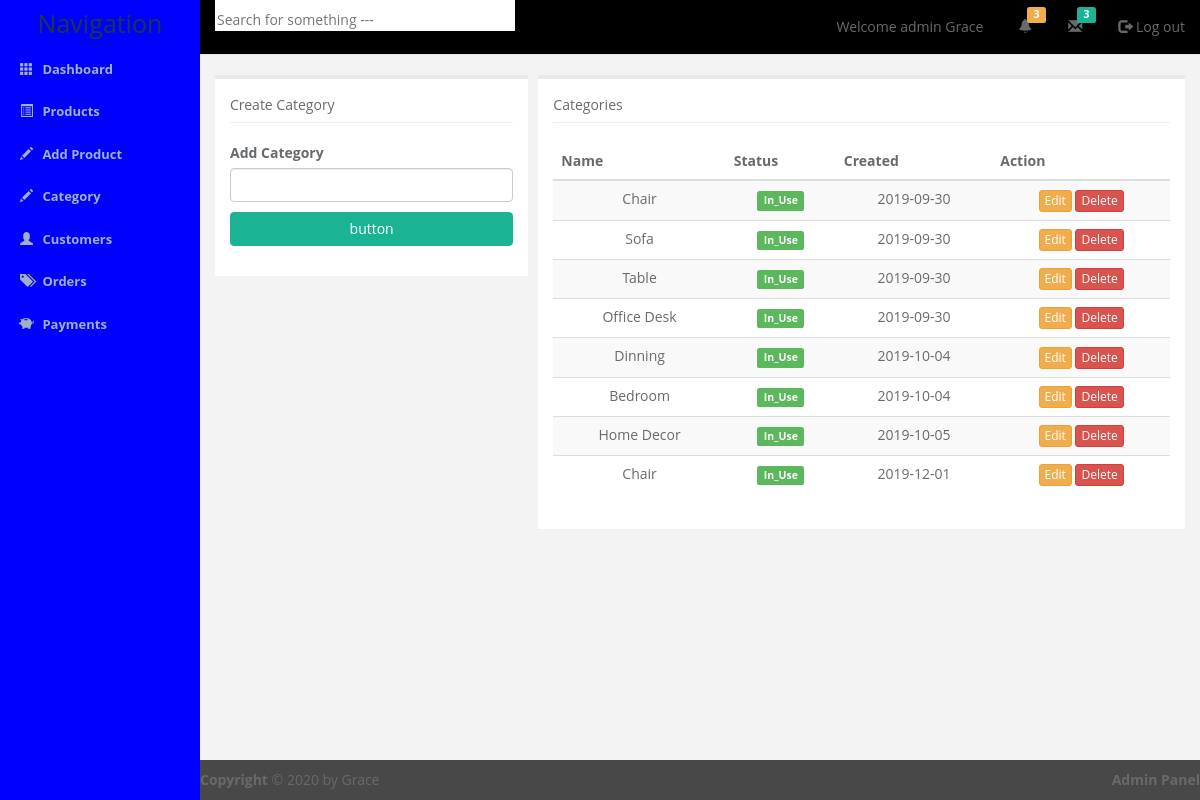
Screenshot of /admin/category.php with the database file from the repository.
### tables this page shows
CREATE TABLE `categories` (
  `cat_id` int(100) NOT NULL,
  `cat_title` text NOT NULL,
  `status` enum('In_Use','Not_In_Use') NOT NULL,
  `Date_Added` date NOT NULL
);

### admin/category.php (the view, shortened to what this page needs)
<!DOCTYPE html>
<html lang="en">
	<head>
    <link href="css/bootstrap.min.css" rel="stylesheet">
		<link href="http://netdna.bootstrapcdn.com/bootstrap/3.2.0/css/bootstrap.min.css" rel="stylesheet">
		<link href="css/custom.css" rel="stylesheet">
		<link rel="stylesheet" type="text/css" href="css/category.css">
	</head>
	<body>
		<div class="container-fluid display-table">
      <div class="row display-table-row">
        <div class="col-md-2 col-sm-1 hidden-xs display-table-cell valign-top" id="side-menu">
          <h1 class="hidden-sm hidden-xs">Navigation</h1>
          <ul>
            <li class="link ">
              <a href="">
                <span class="glyphicon glyphicon-th" aria-hidden="true"></span>
                <span class="hidden-sm hidden-xs">Dashboard</span>
              </a>
            </li>
            <li class="link">
              <a href="products.php">
                <span class="glyphicon glyphicon-list-alt" aria-hidden="true"></span>
                <span class="hidden-sm hidden-xs">Products</span>
              </a>
            </li>
            <li class="link">
              <a href="new-product.php">
                <span class="glyphicon glyphicon-pencil" aria-hidden="true"></span>
                <span class="hidden-sm hidden-xs">Add Product</span>
              </a>
            </li>
           <li class="link">
              <a href="category.php">
                <span class="glyphicon glyphicon-pencil" aria-hidden="true"></span>
                <span class="hidden-sm hidden-xs">Category</span>
              </a>
            </li>
            <li class="link">
              <a href="customers.php">
                <span class="glyphicon glyphicon-user" aria-hidden="true"></span>
                <span class="hidden-sm hidden-xs">Customers</span>
              </a>
            </li>
            <li class="link">
              <a href="orders.php">
                <span class="glyphicon glyphicon-tags" aria-hidden="true"></span>
                <span class="hidden-sm hidden-xs">Orders</span>
              </a>
            </li>
             <li class="link">
              <a href="payments.php">
                <span class="glyphicon glyphicon-piggy-bank" aria-hidden="true"></span>
                <span class="hidden-sm hidden-xs">Payments</span>
              </a>
            </li>
          </ul>
        </div>
        <div class="col-md-10 col-md-11 display-table-cell valign-top box ">
          <div class="row">
          <header id="nav-header" class="clearfix">
            <div class="col-md-5">
              <input type="text" id="header-search-field" name="" class="hidden-sm hidden-xs" placeholder="Search for something ---">
            </div>
            <div class="col-md-7">
              <ul class="pull-right">
                <li id="welcome" class=" hidden-xs">Welcome admin Grace</li>
                <li class="fixed-width">
                  <a href=""><span class="glyphicon glyphicon-bell" aria-hidden="true"></span>
                    <span class="label label-warning">  3</span></a>
                </li>
                <li class="fixed-width">
                  <a href="">
                    <span class="glyphicon glyphicon-envelope" aria-hidden="true"></span>
                    <span class="label label-message">  3</span></a>
                </li>
                <li>
                  <a href="" class="logout"><span class="glyphicon glyphicon-log-out" aria-hidden="true"></span>   Log out</a>
                </li>
              </ul>
            </div>
          </header>
        </div>
            <div class="row">
            	<div class="col-md-4 dashboard-left-cell">
            		<div class="admin-content-con">
            			<header>
            				<h5>Create Category</h5>
            			</header>
            			<form action="" method="post">
            				<div class="form-group">
            					<label>Add Category</label>
            					<p>
            						<input type="text" name="category" class="form-control">
            					</p>
            					<P>
            						<button type="submit" name="add_cat" class="btn btn-primary btn-block">button</button>
            					</P>
            				</div>
            			</form>
            		</div>
            	</div>
            	<div class="col-md-8 dashboard-right-cell">
            		<div class="admin-content-con">
            			<header>
            				<h5>Categories</h5>
            			</header>
            			<table class="table table-striped table-hover">
            				<thead>
            					<tr>
            						<th>Name</th>
            						<th>Status</th>
            						<th>Created</th>
            						<th>Action</th>
            					</tr>
            				</thead>
            				<tbody>
                      <?php
  include("config/db.php");
  $get_cat = "select * from categories";
  $run_cat = mysqli_query($con, $get_cat);
  while ($row_cat=mysqli_fetch_array($run_cat)){
    $cat_id = $row_cat['cat_id'];
    $cat_title = $row_cat['cat_title'];
    $dt=$row_cat['Date_Added'];
    $status=$row_cat['status'];
    if ($status=='In_Use') {
                     $span = 'class="label label-success"';
                  } else {
                    $span = 'class="label label-danger"';
                 }
  ?>
  <tr align="center">
    <td><?php echo $cat_title;?></td>
    <td><span <?php echo $span;?>><?php echo $status;?></span></td>
    <td><?php echo $dt;?></td>
    <td><a class="btn btn-xs btn-warning" href="editcategory.php?id=<?php echo $cat_id; ?>">Edit</a>
    <a  class="btn btn-xs btn-danger " href="deletecategory.php?id=<?php echo $cat_id;?>">Delete</a></td>
  </tr>
  <?php } ?>
            				</tbody>
            			</table>
            		</div>
            	</div>
            </div>
        <div class="row">
          <footer id="admin-footer" class="cle">
            <div class="pull-left">
              <b>Copyright </b>&copy; 2020 by Grace
            </div>
            <div class="pull-right">
              <b>Admin Panel</b>
            </div>
          </footer>
        </div>
        </div>
      </div>
    </div>
	</body>
</html>

### admin/css/custom.css (style rules this page uses)
html, body { font-family: "open sans", "helvetica Neue",helvetica, Arial, sans-serif; background-color: #f3f3f4; color: #676a6c; height: 100%; }
.box { border: 1px; }
#side-menu { background-color:blue; padding: 0px; }
#side-menu h1 { color: #1f3647; text-align: center; margin: 10px 0px; font-size: 25px; }
#side-menu ul { list-style: none; padding: 0px; margin: 0px; }
#side-menu a { list-style: none; padding: 12px 20px; text-decoration: none; color: #9fb1c2; font-weight: bold; font-size: 13px; display: block; }
#side-menu .glyphicon { margin-right: 6px; }
.display-table { display: table; padding: 0px; height: 100%; width: 100%; }
.display-table-row { display: table-row; height: 100%; }
.display-table-cell { display: table-cell; height: 100%; }
.valign-top { vertical-align: top; }
#nav-header { background-color: black; border-bottom: 1px solid #e7eaec; }
#nav-header #header-search-field { padding-top: 10px; vertical-align: center; border: none; width: 300px; outline: none; }
#nav-header ul { margin: 0px; padding: 0px; list-style: none; color: #676a6c; }
#nav-header ul li { float: left; margin-left: 15px; padding: 17px 0px; }
#nav-header ul .glyphicon { color: #676a6c; }
.label-message { background-color: #1ab394; }
#nav-header ul a { text-decoration: none; }
#nav-header .logout { color: #676a6c; }
#nav-header #welcome { margin-right: 20px; }
#nav-header ul .label { position: absolute; margin-top: -10px; margin-left: -5px; }
#nav-header .fixed-width { width: 35px; }
#admin-footer { position: absolute; width: 100%; bottom: 0px; background-color: rgb(0,0,0,0.7); padding: 10px 0px; }
.btn-primary { background-color: #1ab394; border: 1px solid #1ab394; }

### admin/css/category.css (style rules this page uses)
.dashboard-left-cell { padding-right: 5px; }
.dashboard-right-cell { padding-left: 5px; }
.admin-content-con { margin-top: 20px; background-color: #fff; border-top: 4px #e7eaec solid; padding: 15px; }
.admin-content-con h5 { margin: 0px; padding-top: 3px; }
.admin-content-con header { margin-bottom: 20px; border-bottom: 1px #eee solid; padding-bottom: 10px; }

### rows the page displays
categories: cat_title "Chair", status "In_Use", Date_Added "2019-09-30"
categories: cat_title "Sofa", status "In_Use", Date_Added "2019-09-30"
categories: cat_title "Table", status "In_Use", Date_Added "2019-09-30"
categories: cat_title "Office Desk", status "In_Use", Date_Added "2019-09-30"
categories: cat_title "Dinning", status "In_Use", Date_Added "2019-10-04"
categories: cat_title "Bedroom", status "In_Use", Date_Added "2019-10-04"
categories: cat_title "Home Decor", status "In_Use", Date_Added "2019-10-05"
categories: cat_title "Chair", status "In_Use", Date_Added "2019-12-01"
